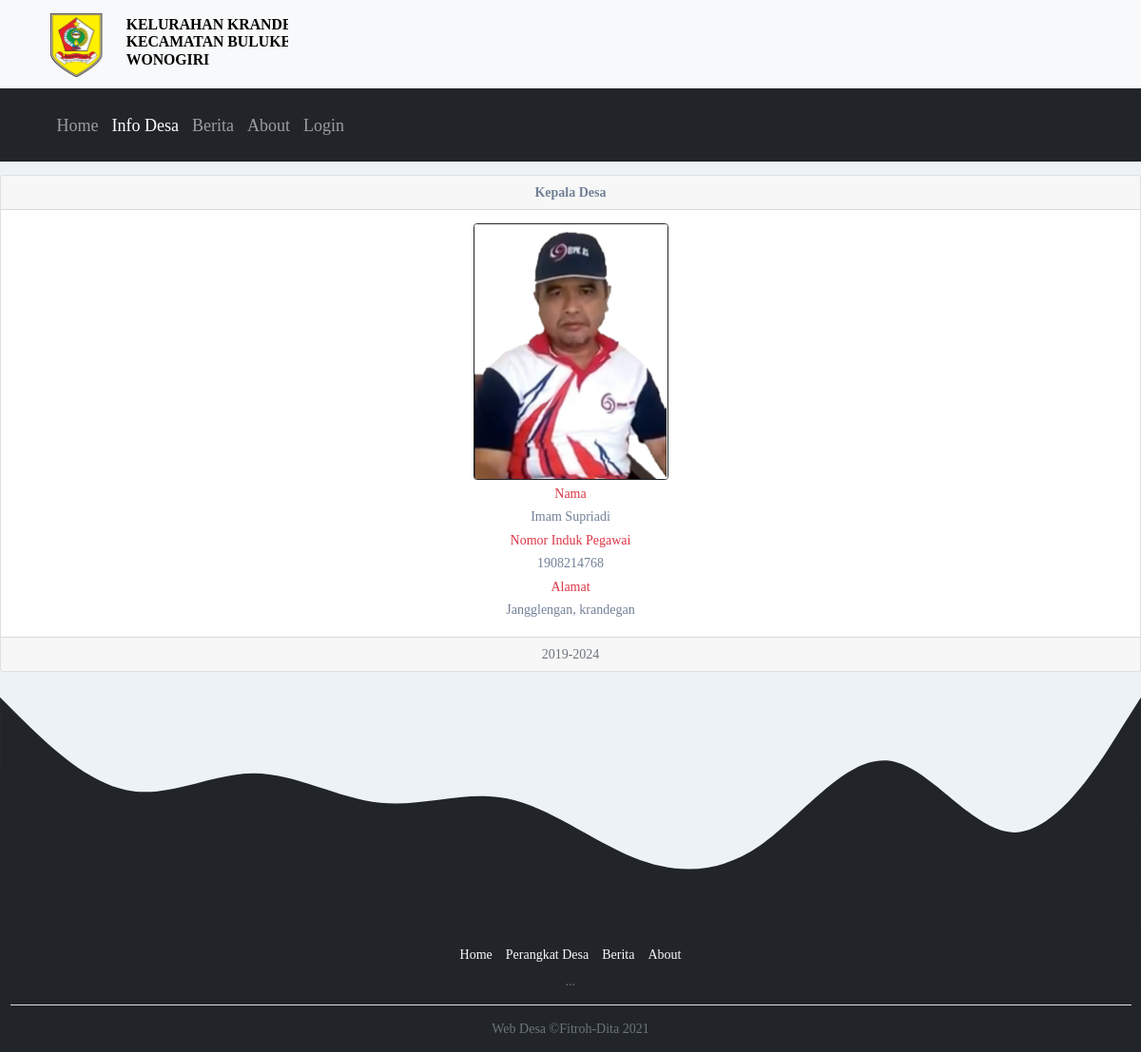
The app's page /desc-perangkat-desa.php?nik=3232 with its own data.
### tables this page shows
CREATE TABLE `tbperangkatdesa` (
  `nama` varchar(50) NOT NULL,
  `nik` int(20) NOT NULL,
  `nip` int(20) NOT NULL,
  `jabatan` varchar(50) NOT NULL,
  `alamat` varchar(50) NOT NULL,
  `foto` varchar(100) NOT NULL,
  `periode` varchar(10) NOT NULL
);

### desc-perangkat-desa.php (the view, shortened to what this page needs)
<!DOCTYPE html>
<html lang="en">
<head>
    <link rel="stylesheet" href="css/bootstrap.css">
    <link rel="stylesheet" href="css/style.css">
</head>
<?php
include("koneksi.php");
if (isset($_GET['nik'])) {
    $nik    = $_GET['nik'];
} else {
    die("Query Error: " . mysqli_errno($koneksi) .
        " - " . mysqli_error($koneksi));
}
?>
<body>
    <?php
    include('asset/header.php')
    ?>
    <div class="menu" style="margin-top: 80px;">
        <nav class="navbar navbar-expand-lg navbar-dark bg-dark">
            <div class="container-fluid ms-5">
                <div class="collapse navbar-collapse" id="navbarNavDropdown">
                    <ul class="navbar-nav mt-1 pt-4 pb-2 mb-1" style=" font-size:18px;">
                        <li class="nav-item">
                            <a class="nav-link " aria-current="page" href="index.php">Home</a>
                        </li>
                        <li class="nav-item">
                            <a class="nav-link active" href="index.php#info">Info Desa</a>
                        </li>
                        <li class="nav-item">
                            <a class="nav-link" href="index.php#berita">Berita</a>
                        </li>
                        <li class="nav-item"><a class="nav-link" href="about.php">About</a></li>
                        <?php
                        if (isset($_SESSION['nama'])) {
                        ?>
                            <li class="nav-item"><a class="nav-link" href="logout.php">LogOut</a></li>
                        <?php } elseif (empty($_SESSION['nama']) or !isset($_SESSION['nama'])) { ?>
                            <li class="nav-item"><a class="nav-link" href="login.php">Login</a></li>
                        <?php } ?>
                </div>
            </div>
        </nav>
    </div>
    <?php
    $query     = mysqli_query($koneksi, "SELECT * FROM tbperangkatdesa WHERE nik='$nik'");
    $result    = mysqli_fetch_array($query);
    ?>
    <div class="card text-center mt-3">
        <div class="card-header fw-bold">
            <?php echo $result['jabatan'] ?>
        </div>
        <div class="card-body">
            <img src="img/<?php echo $result['foto'] ?>" alt="" class="rounded border border-dark" width="205px" height="270px">
            <p class="card-title m-1 text-danger">Nama</p>
            <p class="card-title m-1"><?php echo $result['nama'] ?></p>
            <p class="card-text m-1 text-danger">Nomor Induk Pegawai</p>
            <p class="card-text m-1"><?php echo $result['nip'] ?></p>
            <p class="card-text m-1 text-danger">Alamat</p>
            <p class="card-text m-1"><?php echo $result['alamat'] ?></p>
        </div>
        <div class="card-footer text-muted">
            <?php echo $result['periode'] ?>
        </div>
    </div>
    <?php
    include('asset/footer.php')
    ?>
</body>
</html>

### admin/style.css (style rules this page uses)
* { font-family: 'Montserrat'; padding: 0; margin: 0; }
html, body { color: #718096 !important; font-size: 14px !important; font-family: 'Poppins', sans-serif; background-color: #edf2f7; scroll-behavior: smooth; }

### records on screen
tbperangkatdesa: jabatan "Kepala Desa", foto (picture), nama "Imam Supriadi", nip "1908214768", alamat "Jangglengan, krandegan", periode "2019-2024"
